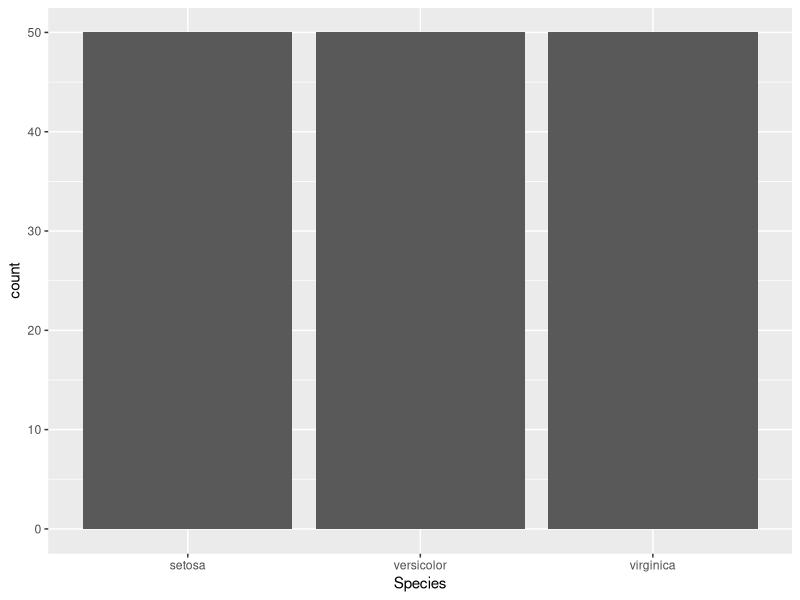
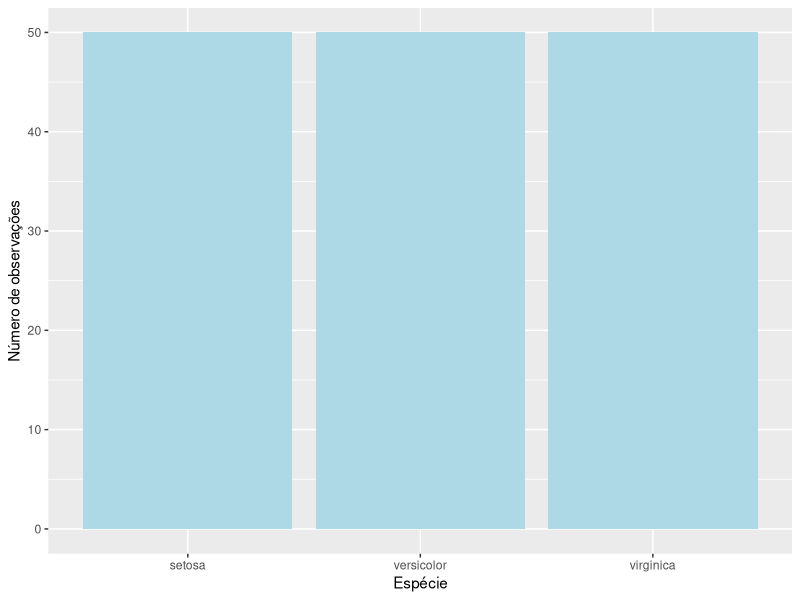
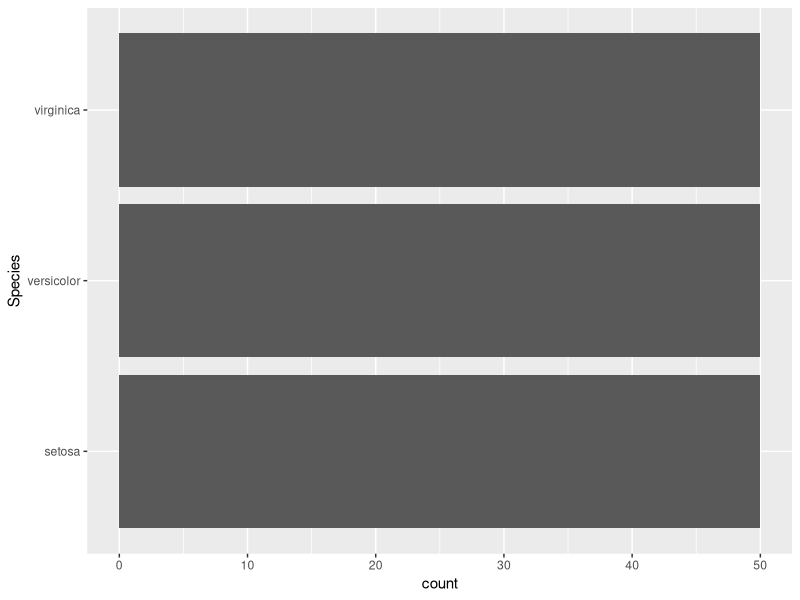
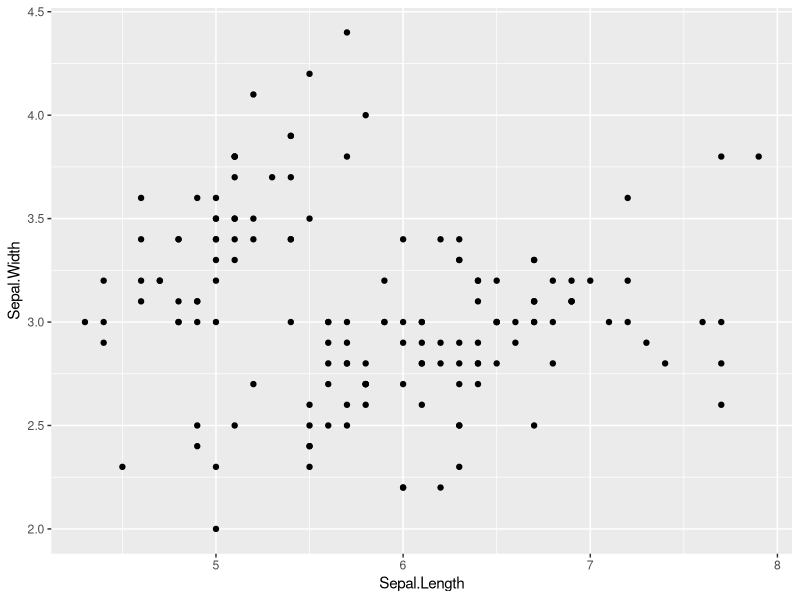
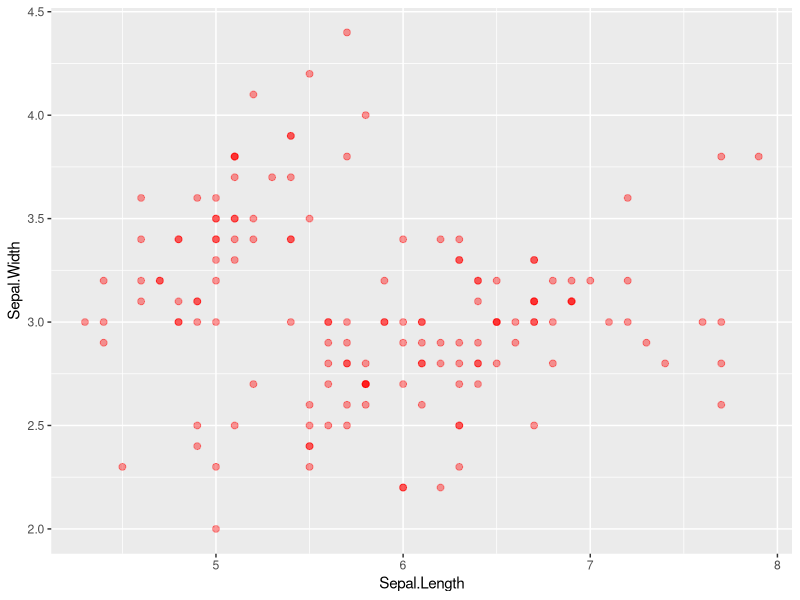
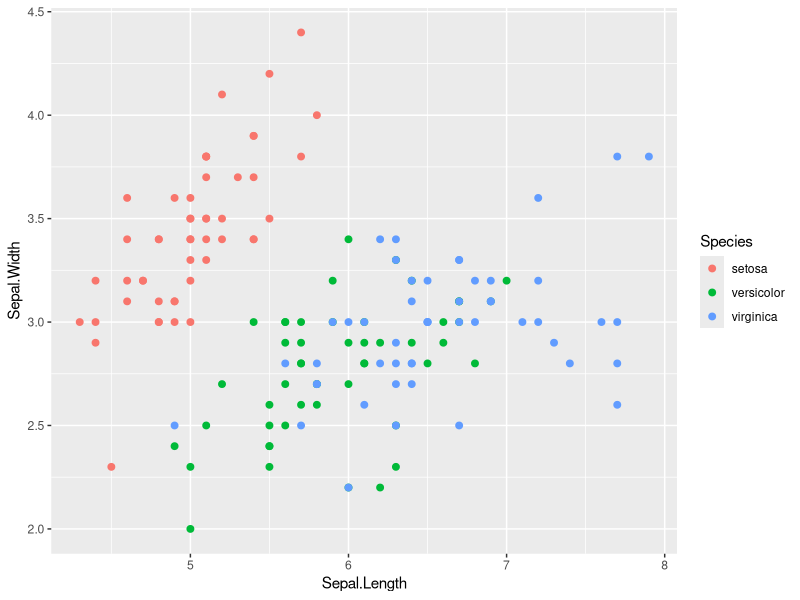
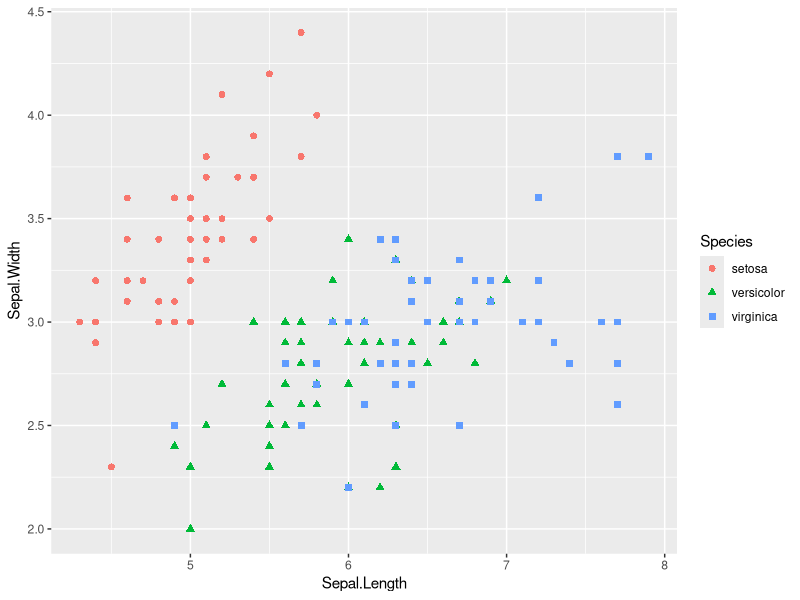
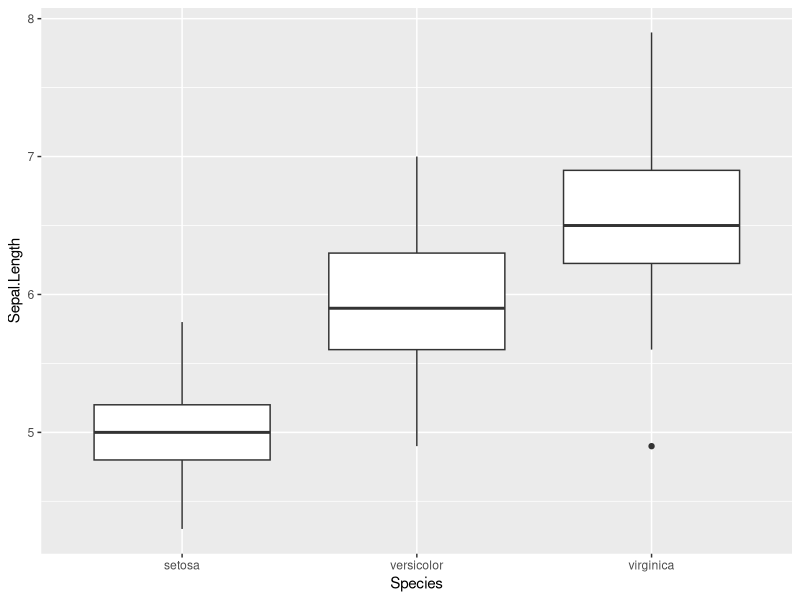

Recreate these plots in R, in order.
## ---- chunk 1
library(tidyverse)
library(readxl)
## ---- chunk 2
dados <- read_excel("iris.xlsx")
head(dados)

?read_excel # ajuda sobre uma função
## ---- chunk 3
dim(dados)

dados$Sepal.Length

mean(dados$Sepal.Length)

median(dados$Sepal.Length)

var(dados$Sepal.Length)

min(dados$Sepal.Length)

summary(dados)
## ---- chunk 4
dados$Sepal.Length 
dados$Sepal.Length+1
dados$Sepal.Length+dados$Petal.Length
typeof(dados$Sepal.Length)
## ---- chunk 5
dados$Species
typeof(dados$Species)
## ---- chunk 6
novo.vetor <- dados$Sepal.Length>6.5
novo.vetor
typeof(novo.vetor)
## ---- chunk 7
mean(dados$Sepal.Length)
## ---- chunk 8
dados$Sepal.Length %>% mean
## ---- chunk 9
dados %>% names
## ---- chunk 10
dados %>% summary
## ---- chunk 11
dados %>% select(Sepal.Length)

dados %>% select(Sepal.Length,Sepal.Width)


dados %>% select(Sepal.Length,Sepal.Width) %>% summary

dados %>% select(Species) %>% table

dados %>% select(Species) %>% table %>% prop.table
## ---- chunk 12
dados %>% filter(Species=="setosa")

dados %>% filter(Species=="setosa") %>% select(Petal.Length,Sepal.Width) %>% summary
## ---- chunk 13
dados <- dados %>% mutate(SepalMaisPetalLength=Sepal.Length+Petal.Length,
                          areaSepala=Sepal.Length*Sepal.Width)

dados %>% select(SepalMaisPetalLength,areaSepala)
## ---- chunk 14
dados %>% arrange(Sepal.Length)

dados <- dados %>% arrange(Species,Sepal.Length)
dados
## ---- chunk 15
dados %>% summarize(media.sepal.length=mean(Sepal.Length))

dados %>% summarize(media.sepal.length=mean(Sepal.Length),
                    media.petal.length=mean(Petal.Length))
## ---- chunk 16
dados %>% summarize_all(mean)
## ---- chunk 17
dados %>% select_if(is.numeric) %>%  summarize_all(mean)
## ---- chunk 18
dados %>% select_if(is.numeric) %>%  summarize_all(c("mean","sd"))

estatisticas <- dados %>% select_if(is.numeric) %>%  
  summarize_all(funs(media=mean,desvio=sd))

estatisticas$Sepal.Length_media

estatisticas %>% as.data.frame
## ---- chunk 19
dados %>% summarize(media.sepal.length=mean(Sepal.Length),
                    media.petal.length=mean(Petal.Length))
## ---- chunk 20
dados %>% group_by(Species) %>% summarize(media.sepal.length=mean(Sepal.Length), 
                                          media.petal.length=mean(Petal.Length))

dados %>% group_by(Species) %>% summarize(media.sepal.length=mean(Sepal.Length), 
                                          media.petal.length=mean(Petal.Length)) %>% 
  arrange(desc(media.sepal.length))
## ---- chunk 21
mediana.petala <- median(dados$Petal.Length)

dados <- dados %>% mutate(grande=Petal.Length>mediana.petala)
dados$grande


dados %>% group_by(Species,grande) %>% summarize(media.sepal.length=mean(Sepal.Length),
                                                 media.petal.length=mean(Petal.Length))
## ---- chunk 22
dados <- read_excel("iris.xlsx")
## ---- chunk 23
ggplot(dados) + geom_bar(aes(x = Species))
## ---- chunk 24
ggplot(dados) + geom_bar(aes(x = Species),fill="lightblue")+xlab("Espécie")+
  ylab("Número de observações")
## ---- chunk 25
ggplot(dados) + geom_bar(aes(x = Species)) + coord_flip()
## ---- chunk 26
ggplot(dados) + 
  geom_point(aes(x=Sepal.Length, y=Sepal.Width))
## ---- chunk 27
ggplot(dados) + 
  geom_point(aes(x=Sepal.Length, y=Sepal.Width),size=2,alpha=0.4,color="red")
## ---- chunk 28
ggplot(dados) + 
  geom_point(aes(x=Sepal.Length, y=Sepal.Width,color = Species),size=2)
## ---- chunk 29
ggplot(dados) + 
  geom_point(aes(x=Sepal.Length, y=Sepal.Width, colour = Species,shape = Species), size = 2)
## ---- chunk 30
ggplot(dados) + geom_boxplot(aes(x = Species, y = Sepal.Length))
## ---- chunk 31
ggplot(dados) + 
  geom_boxplot(aes(x = Species, y = Sepal.Length),fill = "lightblue", colour= "red")
## ---- chunk 32
ggplot(dados)  + 
  geom_boxplot(aes(x = Species, y = Sepal.Length),fill = "lightblue", colour= "red") + 
  xlab("Espécies") + 
  ylab("Comprimento das Sépalas") + 
  ggtitle("Comprimento das Sépalas")
## ---- chunk 33
ggplot(dados) + 
  geom_boxplot(aes(x = Species, y = Sepal.Length),fill = "lightblue", colour= "red") + 
  scale_x_discrete(name = "Espécies") + 
  scale_y_continuous(name = "Comprimento das Sépalas") + 
  ggtitle("Comprimento das Sépalas") + geom_jitter(aes(x = Species, y = Sepal.Length))
## ---- chunk 34
ggplot(dados) + 
  geom_histogram(aes(x = Sepal.Length), colour = "red", fill = "lightblue")
## ---- chunk 35
ggplot(dados) + 
  geom_histogram(aes(x = Sepal.Length), breaks = seq(4, 10, 1), colour = "red", 
                 fill = "lightblue") +
  scale_x_continuous(name = "Comprimento da Sépala", breaks = seq(4, 10, 1), 
                     limits=c(2, 12)) +
  facet_grid(Species ~ .)

## ---- chunk 36
ggplot(dados)  + 
  geom_boxplot(aes(x = Species, y = Sepal.Length),fill = "lightblue", colour= "red") + 
  xlab( "Espécies") + 
  ylab( "Comprimento das Sépalas") + 
  ggtitle("Comprimento das Sépalas") +  theme_bw()
## ---- chunk 37
ggplot(dados) + 
  geom_point(aes(x=Sepal.Length, y=Sepal.Width, colour = Species,shape = Species), size = 2)

theme = theme_set(theme_minimal(base_size = 20))
theme = theme_update(legend.position="top")

ggplot(dados) + 
  geom_point(aes(x=Sepal.Length, y=Sepal.Width, colour = Species,shape = Species), size = 2)


ggplot(dados) + 
  geom_point(aes(x=Sepal.Length, y=Sepal.Width, colour = Species,shape = Species), size = 2)
